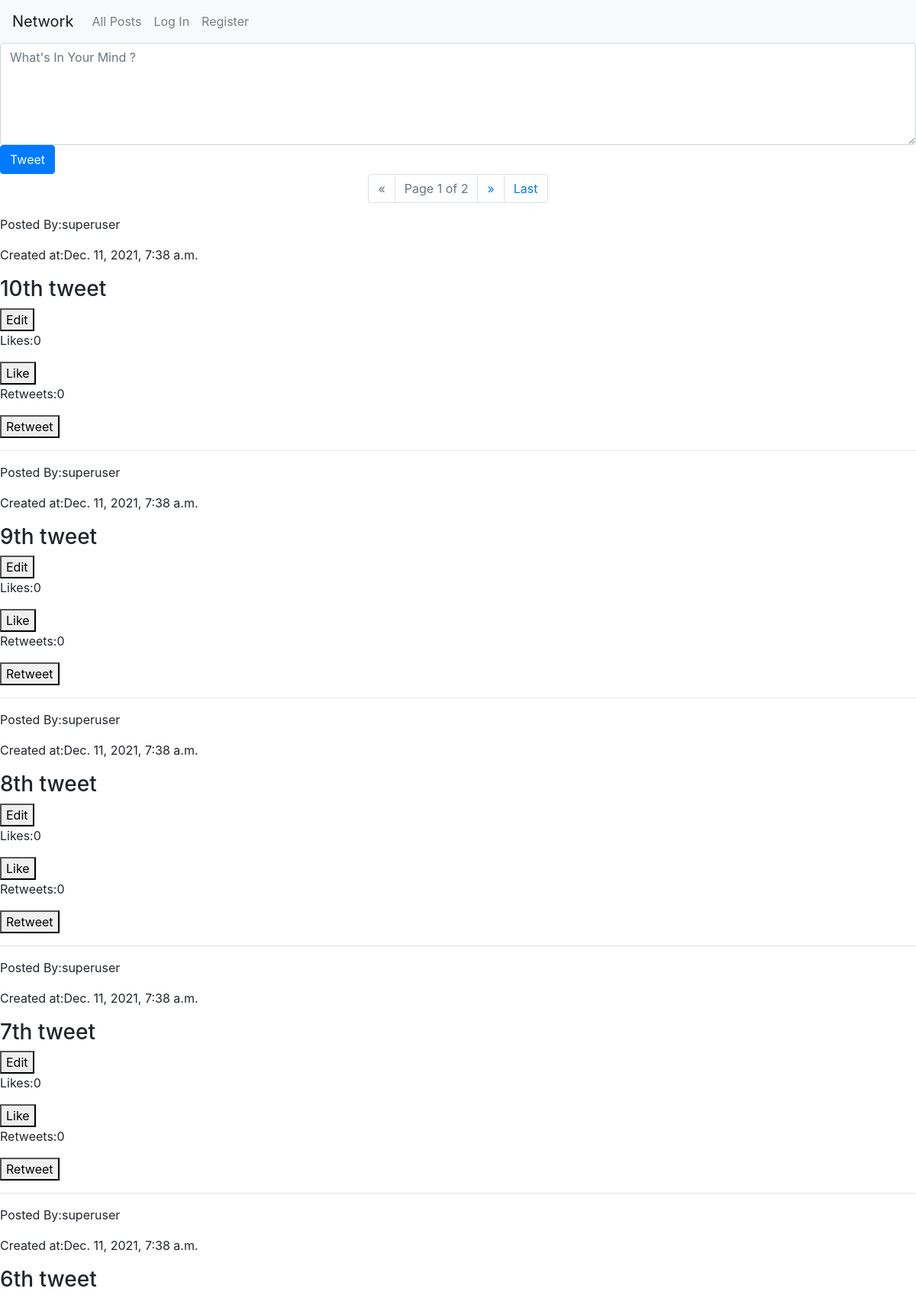
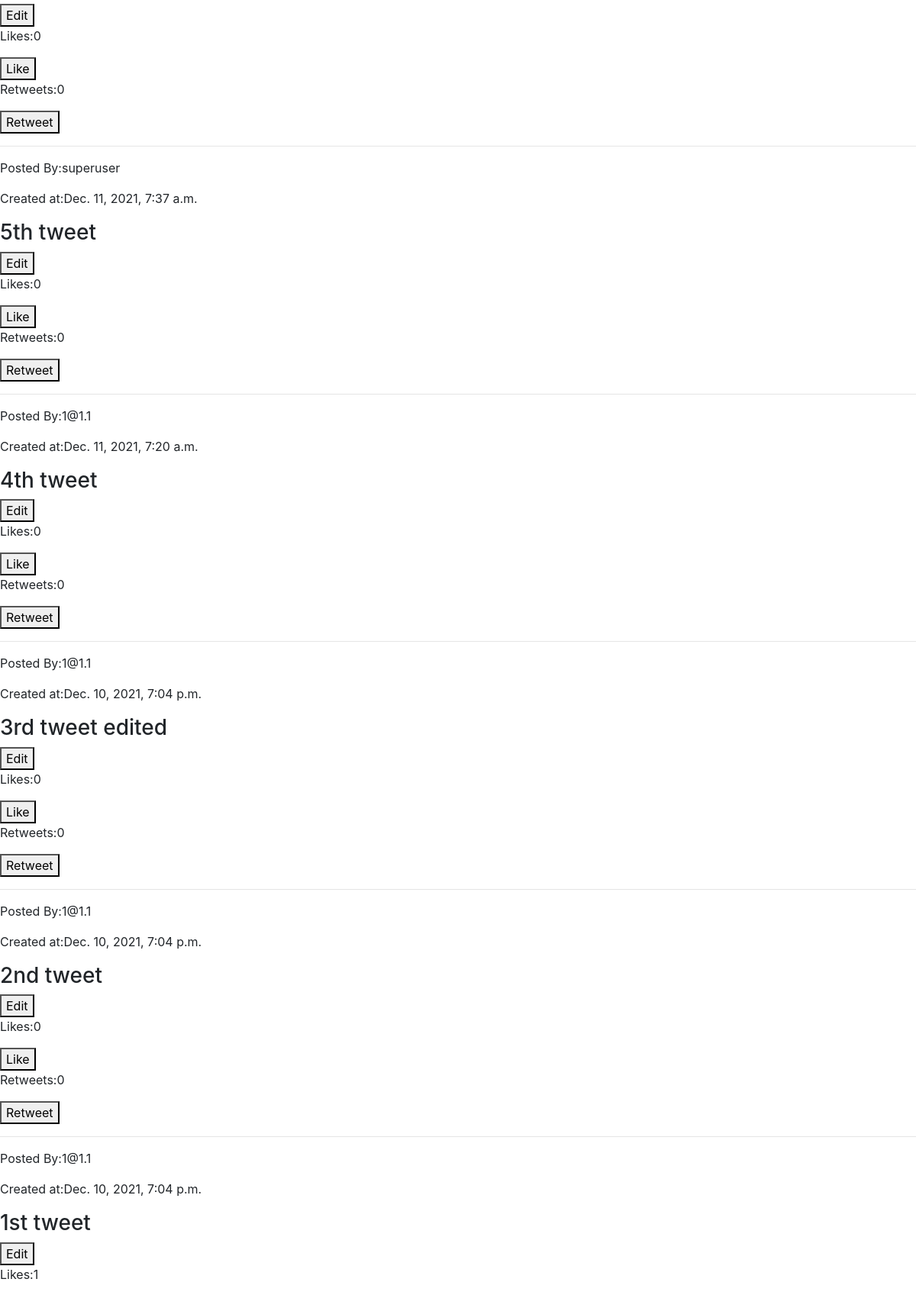
The page / (upper part) on the database its author committed (2 pictures, top to bottom).
### network/models.py (models this page shows, shortened)
class make_tweet(models.Model):
    content=models.CharField(max_length=1000,null=False)
    author=models.ForeignKey(User,on_delete=models.CASCADE,related_name="tweet")
    time_stamp=models.DateTimeField(auto_now_add=True)
    liked=models.ManyToManyField(User,related_name="like",blank=True)
    retweet=models.ManyToManyField(User,related_name="retweet",blank=True)
    def likecount(self):
        return self.liked.all().count()
    def retweetcount(self):
        return self.retweet.all().count()
    class Meta:
        ordering=['-time_stamp']

class User(AbstractUser):
    pass
    is_following=models.ManyToManyField("self",related_name="followers",blank=True,symmetrical=False)
    def __str__(self):
        return self.username

### network/views.py (the view, shortened to what this page needs)
# urls.py: path("", views.index, name="index"),
def index(request):
    tweets=make_tweet.objects.all()
    paginator=Paginator(tweets,10)
    page_number=request.GET.get("page")
    page_obj=paginator.get_page(page_number)
    return render(request, "network/index.html",{
        "page_obj":page_obj,
        "tweet_form":tweetform,
    })

### network/templates/network/index.html (shortened to what this page needs)
{% extends "network/layout.html" %}
{% block body %}
<div class="post-tweet">
    <form action="{% url 'index' %}" method="post" id="tweet-form">
        {{tweet_form}}
        <input type="submit" class="btn btn-primary" value="Tweet">
    </form>
</div>
<nav aria-label="page navigation">
  <ul class="pagination justify-content-center">
    {% if page_obj.has_previous %}
      <li class="page-item">
        <a class="page-link" href="?page=1">First</a>
      </li>
      <li class="page-item">
        <a class="page-link" href="?page={{ page_obj.previous_page_number }}">&laquo; </a>
      </li>
    {% else %}
       <li class="page-item disabled">
         <a class="page-link" href="#">&laquo;</a>
       </li>
    {% endif %}
      <li class="page-item disabled" aria-current="page">
        <span class=" current page-link">
          Page {{ page_obj.number }} of {{ page_obj.paginator.num_pages }}
        </span>
      </li>
    {% if page_obj.has_next %}
      <li class="page-item">
        <a  class="page-link" href="?page={{ page_obj.next_page_number }}"><span aria-hidden="true">&raquo;</span></a>
      </li>
      <li class="page-item">
        <a  class="page-link" href="?page={{ page_obj.paginator.num_pages }}"><span aria-hidden="true">Last</span></a>
      </li>
      {% else %}
        <li class="page-item disabled">
          <a  class="page-link" href="#"><span aria-hidden="true">&raquo;</span></a>
        </li>
    {% endif %}
  </ul>
</nav>
<div class="tweets">
    {% for tweet in page_obj %}
    <div class="tweet" id='tweet-{{tweet.id}}'onclick="location.href='{% url 'view_tweet' tweet.id %}'" >
        <div class="tweet-info">
            <p class="tweet-author" onclick="location.href='{% url 'view_profile' tweet.author %}'">Posted By:{{tweet.author}}</p>
            <p class="timestamp">Created at:{{tweet.time_stamp}}</p>
        </div>
        <h3 class="tweet-content" id="tweet-content-{{tweet.id}}">{{tweet.content}}</h3>
        <button class="edit_button " data-id="{{tweet.id}}">Edit</button>
        <p  id="like-post-{{tweet.id}}" class="like-count">Likes:{{tweet.likecount}}</p>
        <button class="like-button" data-id="{{tweet.id}}">Like</button>
        <p  id="rt-post-{{tweet.id}}" class="rt-count">Retweets:{{tweet.retweetcount}}</p>
        <button class="rt-button" data-id="{{tweet.id}}">Retweet</button>
    </div>
    <hr>
    {% endfor %}
</div>
{% endblock %}

### rows shown on the page
make_tweet: author "superuser", time_stamp "Dec. 11, 2021, 7:38 a.m.", content "10th tweet", likecount "0", retweetcount "0"
make_tweet: author "superuser", time_stamp "Dec. 11, 2021, 7:38 a.m.", content "9th tweet", likecount "0", retweetcount "0"
make_tweet: author "superuser", time_stamp "Dec. 11, 2021, 7:38 a.m.", content "8th tweet", likecount "0", retweetcount "0"
make_tweet: author "superuser", time_stamp "Dec. 11, 2021, 7:38 a.m.", content "7th tweet", likecount "0", retweetcount "0"
make_tweet: author "superuser", time_stamp "Dec. 11, 2021, 7:38 a.m.", content "6th tweet", likecount "0", retweetcount "0"
make_tweet: author "superuser", time_stamp "Dec. 11, 2021, 7:37 a.m.", content "5th tweet", likecount "0", retweetcount "0"
make_tweet: author "1@1.1", time_stamp "Dec. 11, 2021, 7:20 a.m.", content "4th tweet", likecount "0", retweetcount "0"
make_tweet: author "1@1.1", time_stamp "Dec. 10, 2021, 7:04 p.m.", content "3rd tweet edited", likecount "0", retweetcount "0"
make_tweet: author "1@1.1", time_stamp "Dec. 10, 2021, 7:04 p.m.", content "2nd tweet", likecount "0", retweetcount "0"
make_tweet: author "1@1.1", time_stamp "Dec. 10, 2021, 7:04 p.m.", content "1st tweet", likecount "1"

### other values the page prints
{{ page_obj.number }} "1"
{{ page_obj.paginator.num_pages }} "2"
